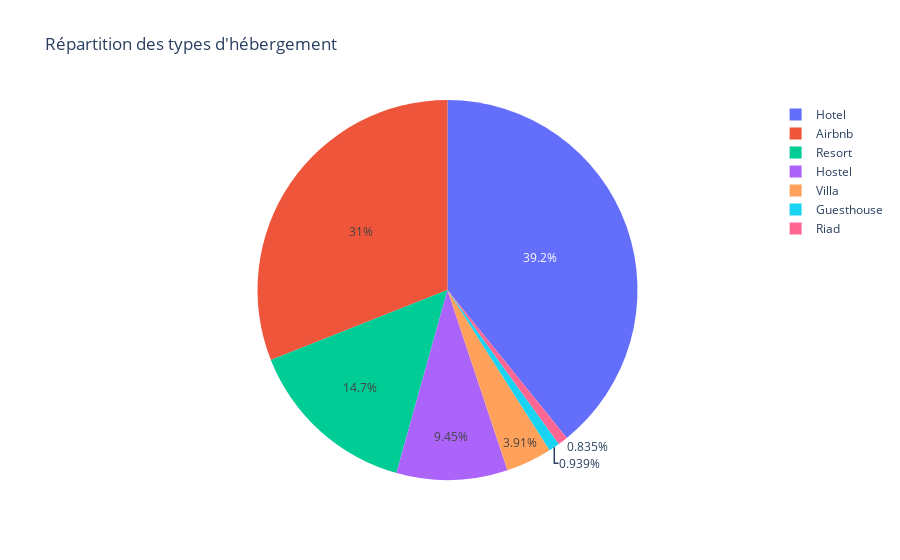

The code cell stored with this chart in its notebook:
### Markdown cell above
La répartition des types d'hébergement permet d'analyser quels types d'hébergement (hotel, Airbnb, vila...) sont préférés par les voyageurs. Cela peut révéler des tendances liées aux choix d'hébergement en fonction des caractéristiques des voyageurs (âge, nationalité, sexe) et influencer la durée et le coût des voyages. Par exemple, certaines options d'hébergement peuvent être plus coûteuses ou affecter la durée du séjour, offrant ainsi des insights sur les comportements et préférences des voyageurs.

### Code cell
#  nombre de voyages par type d'hébergement
df = pd.read_csv('travel_data_modified2.csv')

trips_per_accommodation_type = df['Accommodation type'].value_counts()

#  diagramme circulaire
fig = px.pie(values=trips_per_accommodation_type.values, names=trips_per_accommodation_type.index,
             title='Répartition des types d\'hébergement')
fig.show()

### Figure 1 — Plotly figure (JSON) as saved in the notebook; plotly's stock layout.template omitted (floating-point values rounded to 4 significant figures)
{"data": [{"domain": {"x": [0, 1], "y": [0, 1]}, "hovertemplate": "label=%{label}<br>value=%{value}<extra></extra>", "labels": ["Hotel", "Airbnb", "Resort", "Hostel", "Villa", "Guesthouse", "Riad"], "legendgroup": "", "name": "", "showlegend": true, "type": "pie", "values": [751, 594, 281, 181, 75, 18, 16]}], "layout": {"legend": {"tracegroupgap": 0}, "title": {"text": "Répartition des types d'hébergement"}}}
